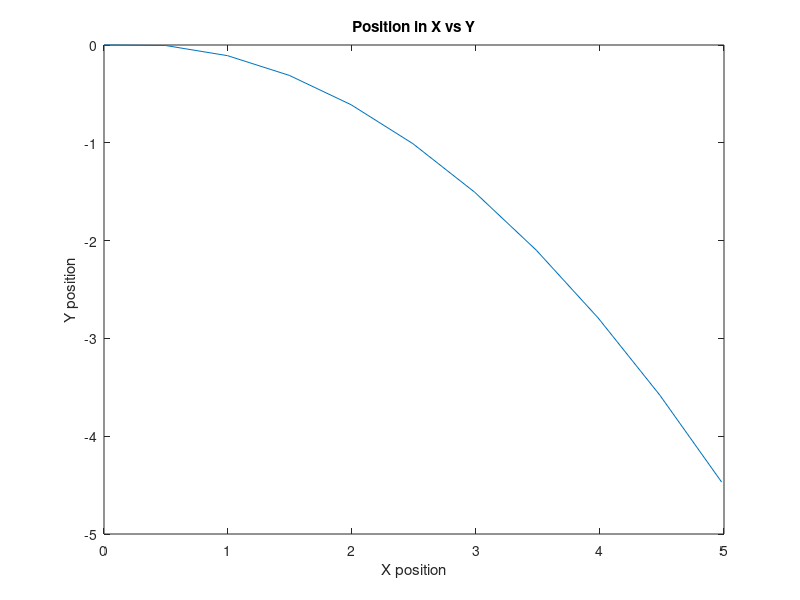

Recreate this plot in MATLAB.
% Plotting Code and Display Table

v0 = input("Enter your initial speed (m/s): ");
theta = input('Enter your elevation angle: ');
theta = theta * pi / 180;
g = 9.81; t = 0:0.1:1;
x = v0*cos(theta)*t;
y = v0*sin(theta)*t - .5*g*t.^2;
Table = [t', x', y'];
disp('    ')
disp('    Time (s)    x(m)     y(m)' )
disp( Table )
plot(x,y)
title( 'Position in X vs Y')
xlabel('X position')
ylabel('Y position')